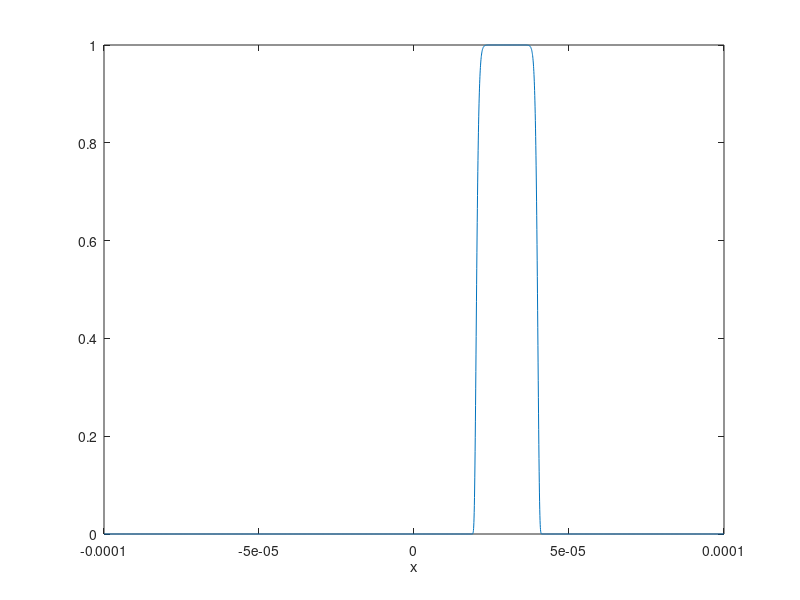

MATLAB code to generate this figure: (Note: this script raises an error after producing the figure.)
%% Design and test an arbitrary beam generation
% This script allows to generate a multiple of super Gaussians focussed
% onto defined target location. Since the tilt angle need to be constant
% (limitation of fabrication) it finds the average phi from multiple spots.
% NB: Since the bandwidth for tilt angle is quite narrow, we may need to
% put the spots as close as possible or focus at a larger distance.
%
% After generating the required grating period and dng, it will put it into
% comsol to test.

% Indices [1]
n_air   = 1;
n_clad  = 1.4555;
n_core  = 1.4608;
n_eff   = 1.4635;

% Heights of the layers [m]
h_clad  = 15e-6;
h_core  = 5e-6;

% Parameters of the Gaussians
% Positions of the Gaussian addressing [m]
d       = 50e-6;
r_xs    = 30e-6;
% r_xs    = [-5e-6, 5e-6] + 0e-6;
% r_xs    = [-20e-6, 20e-6];
% r_xs    = [0, 30e-6];
% Common features of the Gaussians
w       = 10e-6;
n       = 10;
lambda  = 780e-9;
outP    = 0.2;

% wavenumbers
k0      = 2*pi*n_air/lambda;
k_clad  = 2*pi*n_clad/lambda;
k_core  = 2*pi*n_core/lambda;

%% Define beam in target plane
% tilt angle of Gaussians (0 rad = vertical)
phis    = atan(r_xs./d);
% Calculate mean phis for the grating design
phi     = mean(phis) + pi/2;
% NB: theta is caculated in the COMSOL file.


% defining the range for the grating where .mph file as grating length of
% 100 um, so  x_max - x_min need to be larger.
x_min   = -100e-6;
x_max   = 100e-6;
x       = linspace(x_min, x_max, 2^12)';
x_ori   = x;

%% Arbitrary field on target location
gaussian_air = @(x, phi, x_tar, w_0, n) ...
    exp(-1i * k0 * (  sin(phi)*x  )) .* exp(-( (x-x_tar)/w_0 ).^( 2*n ));

num_add     = length(r_xs);
Ez_ori  = 0;

for ii = 1:num_add
    Ez_ori = Ez_ori + gaussian_air(x, phis(ii), r_xs(ii), w, n);
end

% factor = 1;
% for ii = 1:num_add
%     if ii == 2
%         factor = .5;
%     end
%     Ez_ori = Ez_ori + gaussian_air(x, phis(ii), r_xs(ii), w, n)*factor;
% end

Ek_tar  = fftshift( fft( fftshift(Ez_ori) ) );
%% Checking the multi-addressing Gaussians
figure(1); clf;
plot(x, abs(Ez_ori))
xlabel('x')
for ite = 1:length(r_xs)
    xline(r_xs(ite));
end
ylim([0 1.1])
ylabel('|E|')
title('Field on target')

%% Propagation onto the grating plane
k       = linspace(-pi, pi, length(x) )'./(x(1) - x(2));
ky_air  = real( sqrt(k0^2 - k.^2) );
ky_clad = real( sqrt(k_clad^2 - k.^2) );
ky_core = real( sqrt(k_core^2 - k.^2) );

phase_air   = asin(k/(n_air*k0));
phase_clad  = asin(k/(n_clad*k0));
phase_core  = asin(k/(n_core*k0));

Ek_grat = exp(-1i*ky_air*-d).*Ek_tar;
Ek_grat = apply_Fresnel(Ek_grat, phase_air, phase_clad, n_air, n_clad, 's');
Ek_grat = exp(-1i*ky_clad*-h_clad).*Ek_grat;
Ek_grat = apply_Fresnel(Ek_grat, phase_clad, phase_core, n_clad, n_core, 's');
Ek_grat = exp(-1i*ky_core*-h_core/2).*Ek_grat;

Ez_grat  = fftshift(  ifft( fftshift(Ek_grat) )  );

figure(2); clf;
plot(x, abs(Ez_grat))
xline(-50e-6)
xline(50e-6)
xlabel('x')
ylabel('|E|')
title('Field on grating')

%% Parameters for grating
% Remove phase from the tilt
% psi     = asin(n_clad*asin(phi/n_clad)/n_core);
Ez_grat = exp(1i*k_clad*sin(mean(phis))*x) .* Ez_grat;

Pz_amp  = abs(Ez_grat).^2;
phase   = unwrap(angle(Ez_grat)); %add 'unwrap' for smoother interpolation!

% computing dng_amp depends on pump depletion
F       = griddedInterpolant(x, Pz_amp, 'spline');
fun     = @(x) F(x);
C       = 1/integral(fun, x_min, x_max);

denu    = zeros(size(x));

for i = 1:length(x)
    denu(i) = 1 - outP * C * integral(fun, -100e-6, x(i));
end

dng_amp = sqrt(outP * C * fun(x) ./ denu);

%%
figure(3); clf;
plot(x, phase)
xlabel('x')
ylabel('phase')
title('desired phase on the grating')
xline(-50e-6)
xline(50e-6)

figure(4); clf;
plot(x, dng_amp)
xlabel('x')
ylabel('grating strength')
title('desired grating strength')
xline(-50e-6)
xline(50e-6)

save('phase.mat',       'x',  'phase');
save('dng_amp.mat',     'x',  'dng_amp');
dng_need = dng_amp/max(dng_amp);

%% Run Comsol
model = mphload('grating_design_arbitrary_v5.3.mph');
model.param('par2').set('phi', [num2str(phi*180/pi), ' [deg]']);
model.study('std1').run

% Dimensions
H       = mphglobal(model, 'H');
L       = mphglobal(model, 'L');
L_g     = mphglobal(model, 'L_g');

lam     = mphglobal(model, 'lambda0');
n_clad  = mphglobal(model, 'n_cl');
dn      = mphglobal(model, 'dn');

% Taking Ez from the measurement line.
x       = linspace(-.5*L, .5*L, 5000);
xx      = [x; (.5*H - 3)*ones(size(x))];
Ez      = mphinterp(model, 'ewfd.Ez',     'coord', xx);

% picture of waveguide
x0       = linspace(-.5*L, .5*L, 2000);
y0       = linspace(-.5*H, .5*H, 2000);
[x1, y1] = meshgrid(x0, y0);
xx       = [x1(:), y1(:)]';
Ez_wg    = mphinterp(model, 'ewfd.Ez',     'coord', xx);
Ez_wg    = reshape(Ez_wg, length(x0), length(y0));

% the efficiency parameters
xx      = [x; zeros(size(x))];
dng_amp = mphinterp(model, 'dng_amp',     'coord', xx);
max_dng = max(dng_amp);

y       = linspace(-.5*H, .5*H, 5000);
yy      = [-.5*L*ones(size(y)); y];
Px      = mphinterp(model, 'ewfd.Poavx',  'coord', yy);
p0      = trapz(y, Px);

yy      = [.5*L*ones(size(y)); y];
Px      = mphinterp(model, 'ewfd.Poavx',  'coord', yy);
p1      = trapz(y, Px);

pow_out     = p1/p0;
dng_need    = dng_need * max_dng;

%%
figure(5); clf;
plot(x, abs(Ez));
xline(-L_g/2)
xline(L_g/2)
xlabel('x')
ylabel('|E|')
title('Field on measurement line')

newStr = num2str(r_xs(1)*1e6);
for ite = 2:length(r_xs)
    newStr = [newStr 'x' num2str(r_xs(ite)*1e6)]; %#ok<AGROW>
end

save([  'data/grating_design',                              ...
        '_dim_',            num2str(H), 'x', num2str(L),    ...
        '_grat_len_',       num2str(L_g),                   ...
        '_lambda_',         num2str(lam),                   ...
        '_n_clad_',         num2str(n_clad),                ...
        '_dn_',             num2str(dn),                    ...
        '_tar_dist_',       num2str(d*1e6),                 ...
        '_tar_xs_',         newStr,                         ...
        '_tar_waist_',      num2str(w*1e6),                 ...
        '_gauss_order_',    num2str(n),                     ...
        '_eta_',            num2str(outP), '.mat'],         ...
        'x_ori', 'Ez_ori', 'phase', 'dng_need', ... % from analytic
        'x', 'Ez', 'dng_amp',      ...  % from comsol: measurement line
        'pow_out',  ...  % efficiency
        'x0', 'y0', 'Ez_wg'); % This is picture of grating profile.